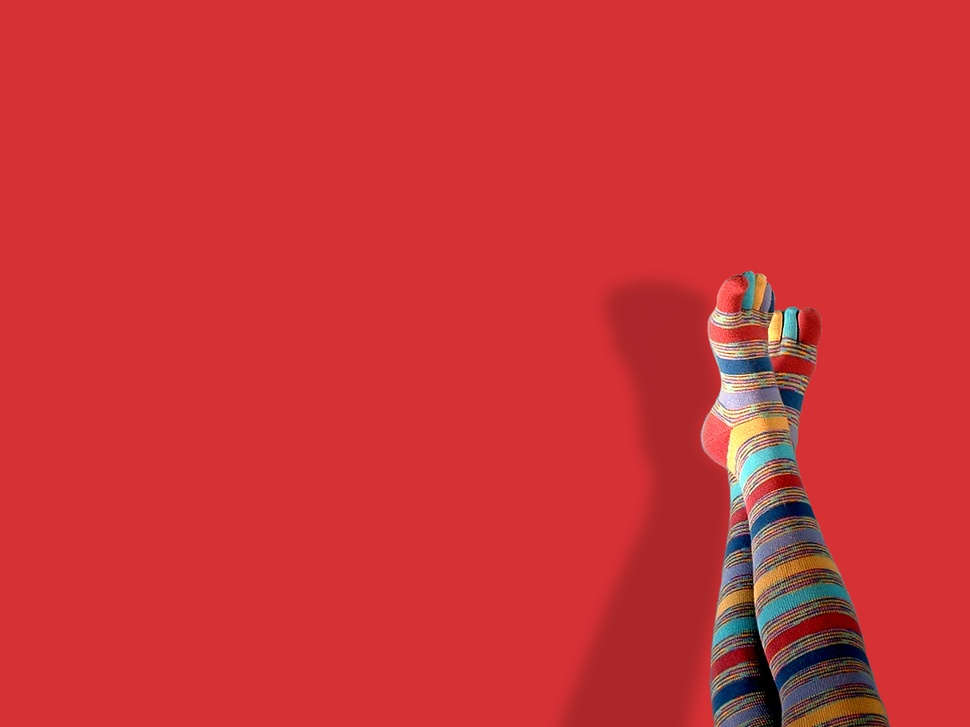
#> input picture sample-images/toe-socks.jpg, 970 x 727 px, shrunk from 1600 x 1200 before the run
$ jupyter execute SVDCompression.ipynb
#> lines starting #> are read from the running program, lines starting #| are printed output that depends on the picture
[cell 1]
import cv2
from matplotlib import pyplot as plt
from numpy import linalg
import numpy as np

[cell 2]
image_bgr = cv2.imread('sample-images/toe-socks.jpg')
#> image_bgr is the input picture: shape (727, 970, 3); mean B, G, R 54.7, 51.5, 205
image = cv2.cvtColor(image_bgr, cv2.COLOR_BGR2RGB)
R0, G0, B0 = image[:, :, 0], image[:, :, 1], image[:, :, 2]
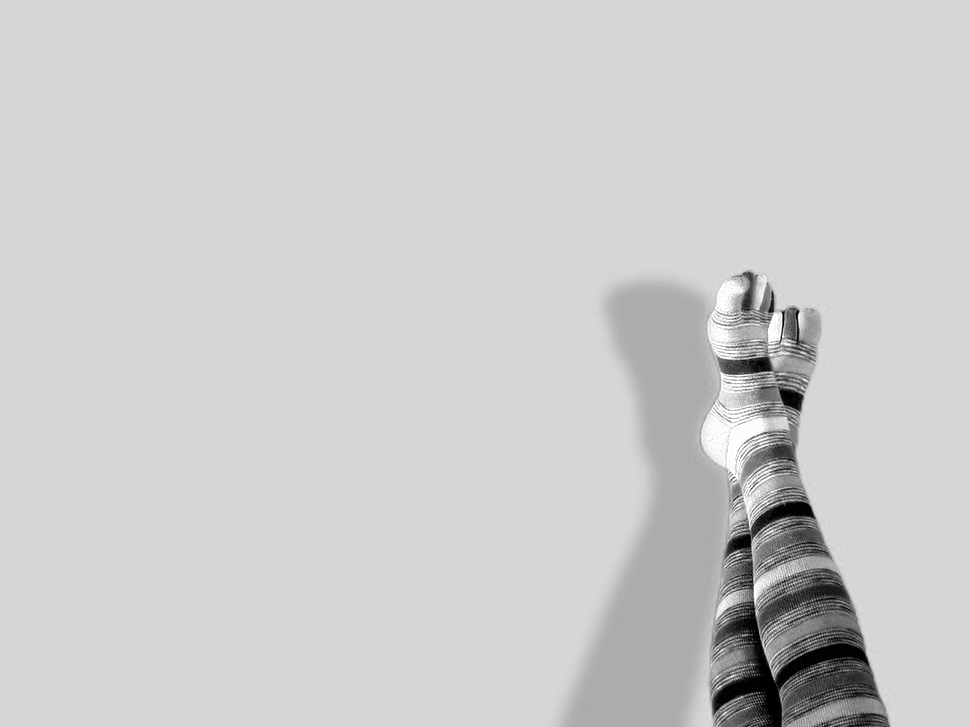
#> R0: shape (727, 970); min 0, max 255, mean 205
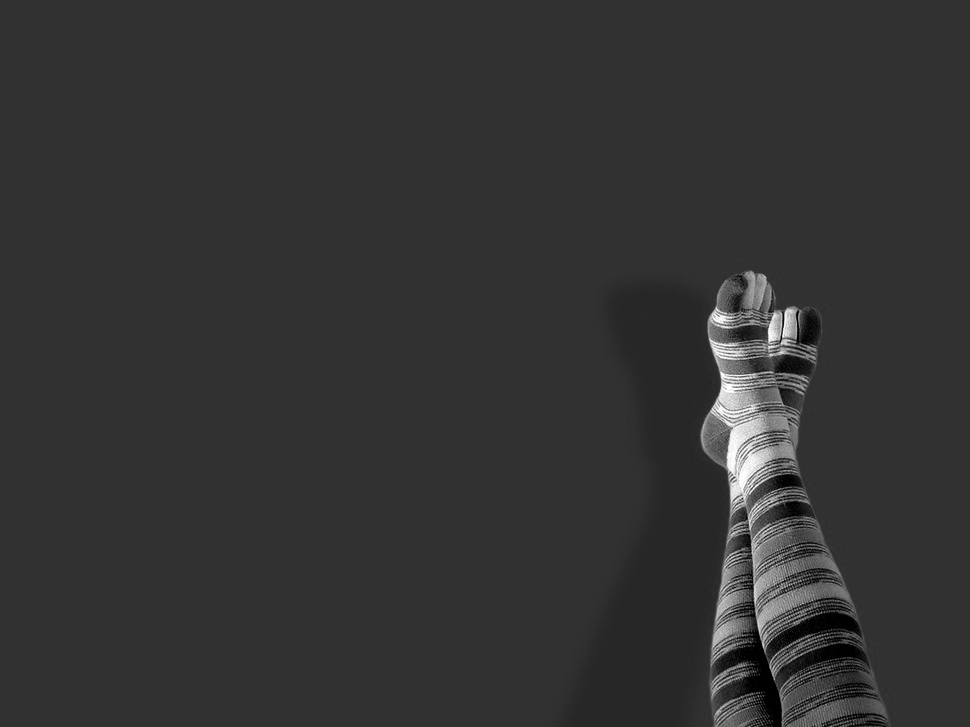
#> G0: shape (727, 970); min 0, max 255, mean 51.5
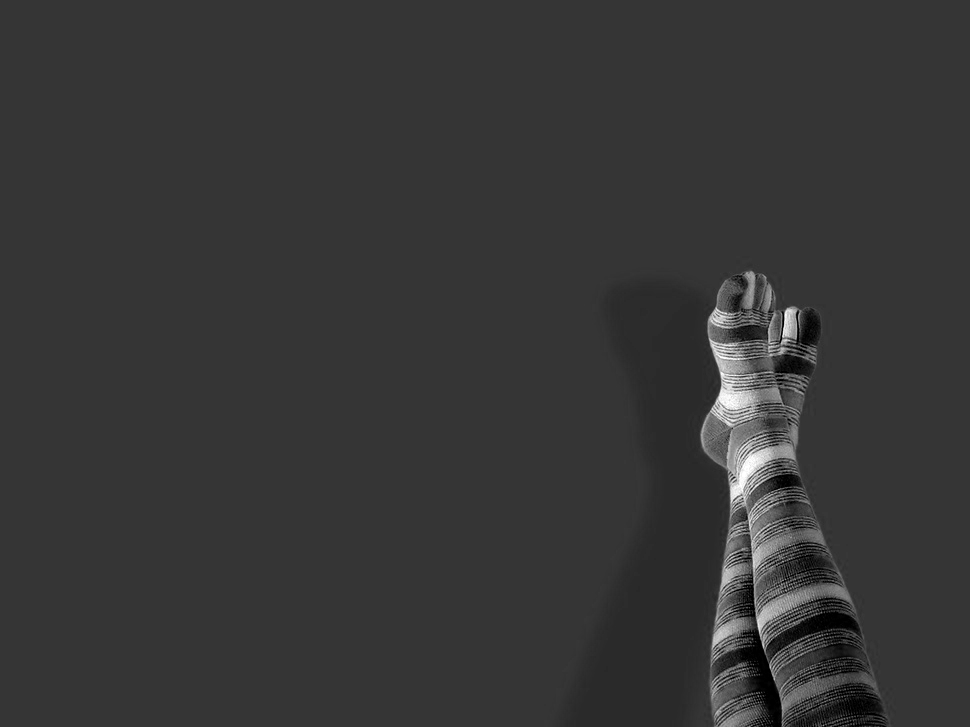
#> B0: shape (727, 970); min 0, max 255, mean 54.7
zeros = np.zeros_like(R0)

[cell 3]
image_R0 = image.copy() ; image_R0[:, :, 1:] = 0
#> after `image_R0[:, :, 1:] = 0`:
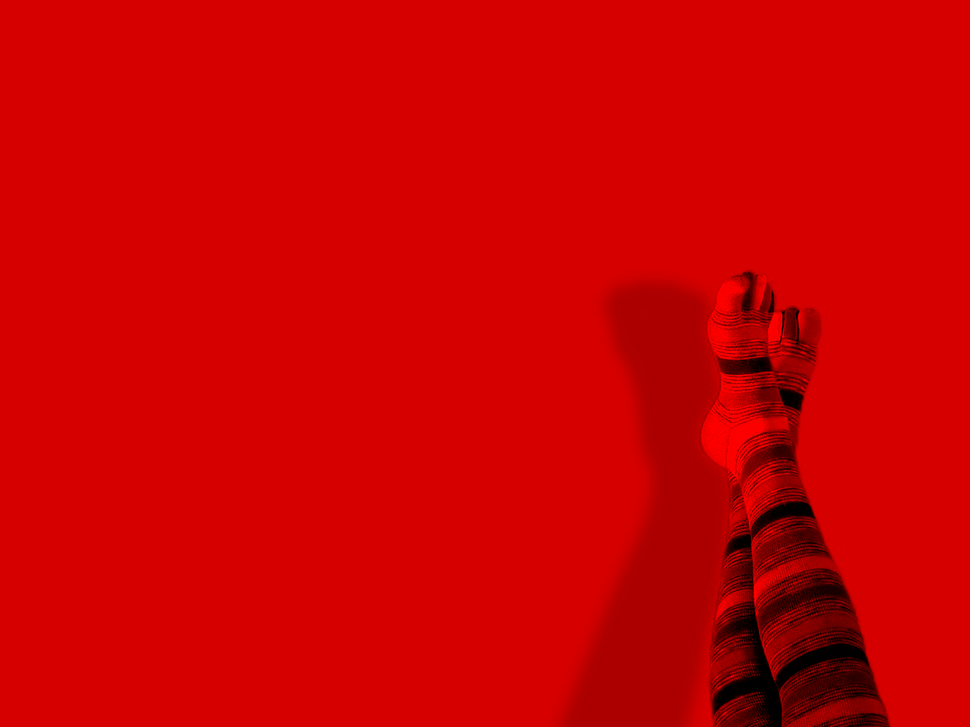
#> image_R0: shape (727, 970, 3); mean R, G, B 205, 0, 0
image_G0 = np.stack([zeros, G0, zeros], axis=-1)
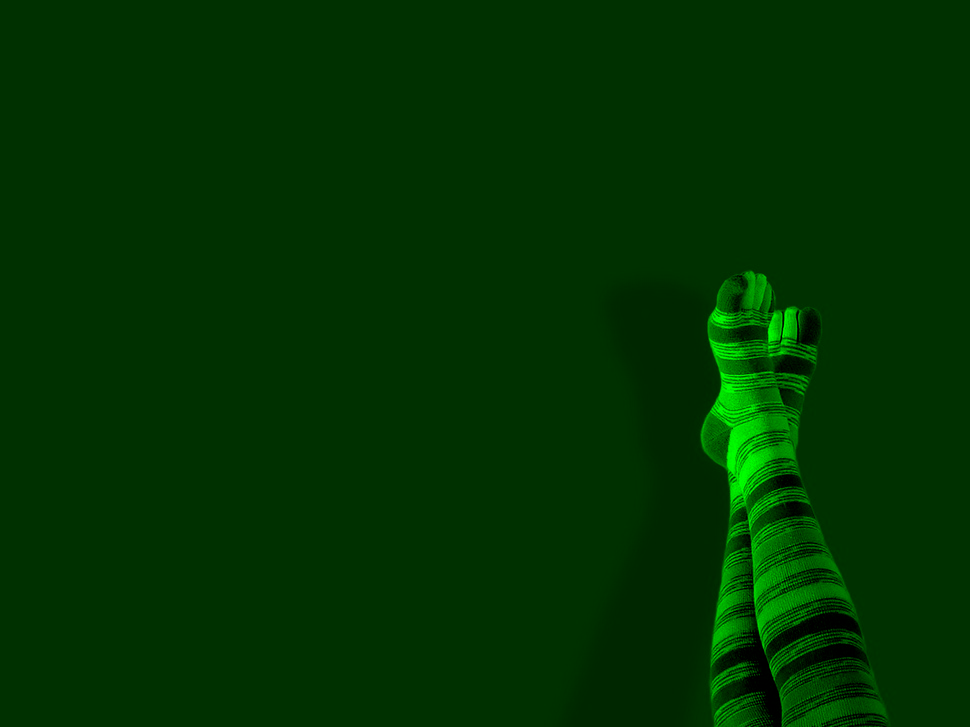
#> image_G0: shape (727, 970, 3); mean of channels 0, 1, 2 0, 51.5, 0; drawn as B, G, R
image_B0 = image.copy() ; image_B0[:, :, :2] = 0
#> after `image_B0[:, :, :2] = 0`:
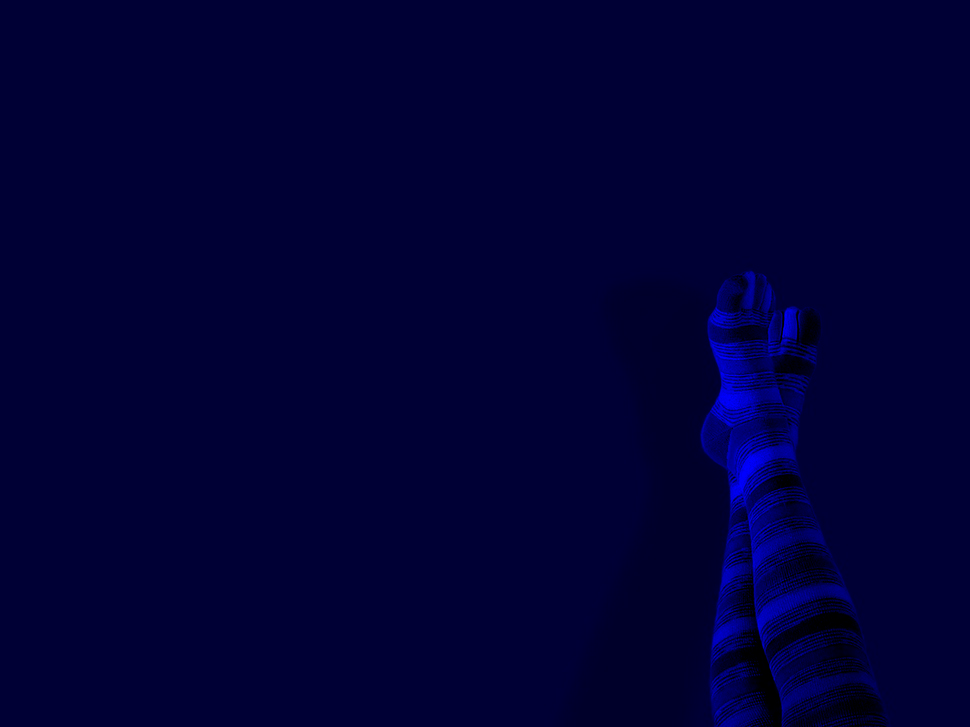
#> image_B0: shape (727, 970, 3); mean R, G, B 0, 0, 54.7

fig = plt.figure(figsize=(15, 10))

fig.add_subplot(2, 2, 1)

plt.imshow(image_R0)
plt.axis('off')
plt.title('Red')

fig.add_subplot(2, 2, 2)

plt.imshow(image_G0)
plt.axis('off')
plt.title('Green')

fig.add_subplot(2, 2, 3)

plt.imshow(image_B0)
plt.axis('off')
plt.title('Blue')

fig.add_subplot(2, 2, 4)

plt.imshow(image)
plt.axis('off')
plt.title('Original')
